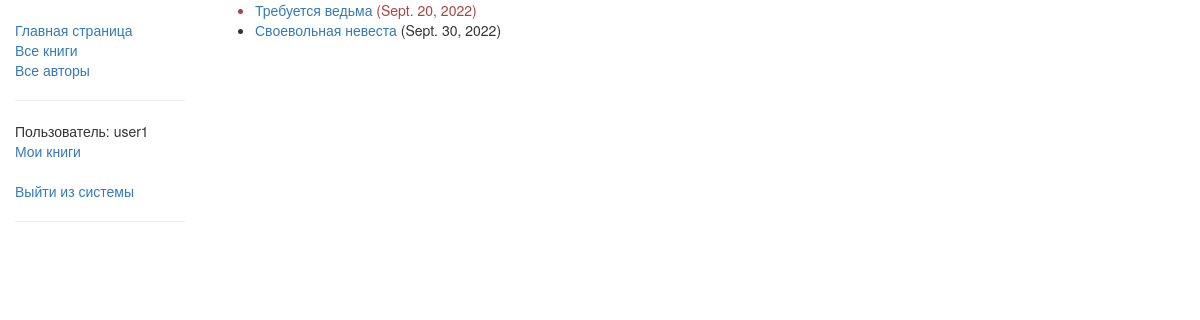
Before: /catalog/mybooks/ (signed in) with the older database file.
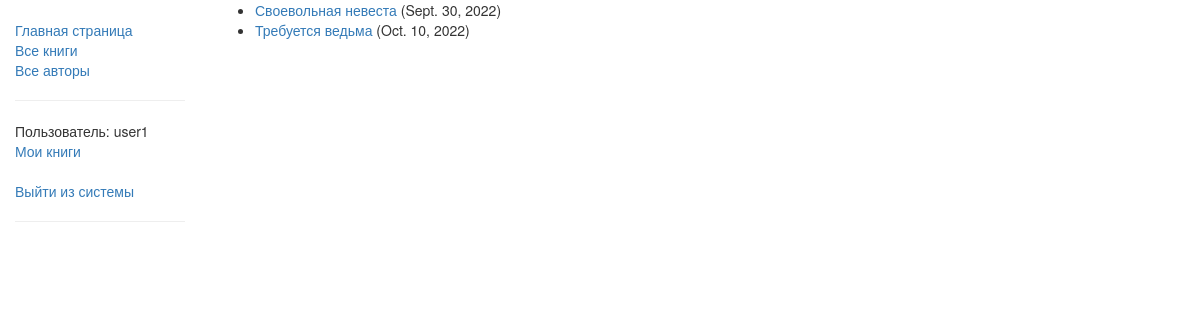
After: the same page with the newer database file.
### catalog/models.py (models this page shows, shortened)
class BookInstance(models.Model):
    id = models.UUIDField(primary_key=True,
                        default=uuid.uuid4,
                        help_text='Уникальный номер для данного экземпляра по всей библиотеке')
    book = models.ForeignKey(Book, on_delete=models.SET_NULL, null=True)
    imprint = models.CharField(max_length=200)
    due_back = models.DateField(null=True, blank=True)
    borrower = models.ForeignKey(User, on_delete=models.SET_NULL, null=True, blank=True)
    LOAN_STATUS = (
        ('m', 'На обслуживании'),
        ('o', 'На руках'),
        ('a', 'Доступна'),
        ('r', 'Зарезервирована')
    )
    status = models.CharField(max_length=1,
                            choices=LOAN_STATUS,
                            blank=True,
                            default='m',
                            help_text='Доступность книги')
    class Meta:
        ordering = ['due_back']
        permissions = [('can_mark_returned', 'Set book as returned')]
    @property
    def is_overdue(self):
        if self.due_back and date.today() > self.due_back:
            return True
        return False

class Book(models.Model):
    title = models.CharField(max_length=200)
    author = models.ForeignKey('Author',
                                on_delete=models.SET_NULL,
                                null=True)
    summary = models.TextField(max_length=1000,
                                help_text='Введите краткое описание книги')
    isbn = models.CharField('ISBN', max_length=13,
                            help_text='13 символов <a href="https://www.isbn-international.org/content/what-isbn">ISBN номер</a>')
    genre = models.ManyToManyField(Genre, help_text='Выберите жанр книги')
    def display_genre(self):
        """Получаем текстовое название жанра для панели администратора"""
        return ', '.join([genre.name for genre in self.genre.all()[:3]])
    display_genre.short_description = 'Genre'
    class Meta:
        permissions = [('can_create_book', 'Can create/update/delete book')]

### catalog/views.py (the view)
class LoanedBooksByUserListView(LoginRequiredMixin, generic.ListView):
    model = BookInstance
    template_name = 'bi_list_borrowed_user.html'
    paginate_by = 10
    def get_queryset(self):
        return BookInstance.objects.filter(borrower=self.request.user).filter(status__exact='o').order_by('due_back')

### catalog/templates/bi_list_borrowed_user.html (shortened to what this page needs)
{% extends 'base.html' %}
{% block content %}
    {% if bookinstance_list %}
        <ul>
            {% for bookinst in bookinstance_list %}
                <li class="{% if bookinst.is_overdue %}text-danger{% endif %}">
                    <a href="{% url 'book-detail' bookinst.book.pk %}">
                        {{ bookinst.book.title }}
                    </a>
                     ({{ bookinst.due_back }})
                </li>
            {% endfor %}
        </ul>
    {% else %}
        <p>Нет книг.</p>
    {% endif %}
{% endblock %}

Changed rows visible on the page:
shown differently, row unchanged: BookInstance "Sept. 30, 2022": moves up the list
changed BookInstance "Требуется ведьма": due_back "Sept. 20, 2022" → "Oct. 10, 2022"
